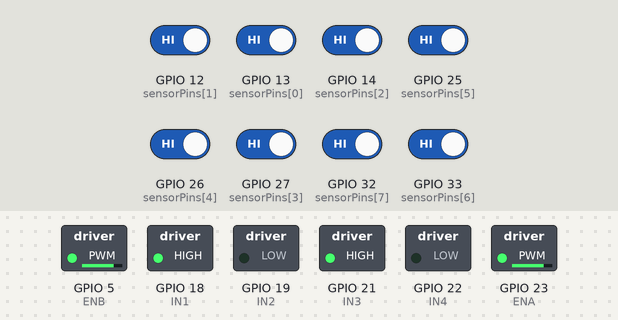
A sketch run on a simulated ESP32. On the bench: switched loads named in the sketch (green lamp = pin HIGH). The test bench sets the inputs (shaded band); at power-on: GPIO 12 (sensorPins[1]), GPIO 13 (sensorPins[0]), GPIO 14 (sensorPins[2]), GPIO 25 (sensorPins[5]), GPIO 26 (sensorPins[4]), GPIO 27 (sensorPins[3]), GPIO 32 (sensorPins[7]), GPIO 33 (sensorPins[6]) HIGH.

Above: at 1.2 s.
1.3 s: GPIO 12 (sensorPins[1]) driven LOW
At 2.2 s:
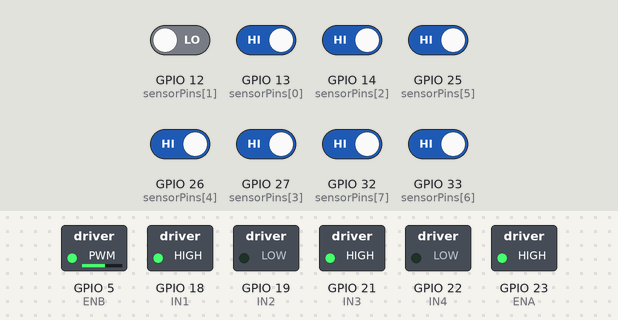
2.8 s: GPIO 25 (sensorPins[5]) driven LOW
At 3.4 s:
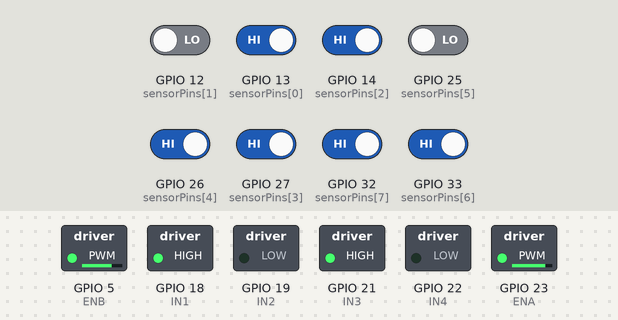
4.3 s: GPIO 13 (sensorPins[0]) driven LOW
At 5.5 s:
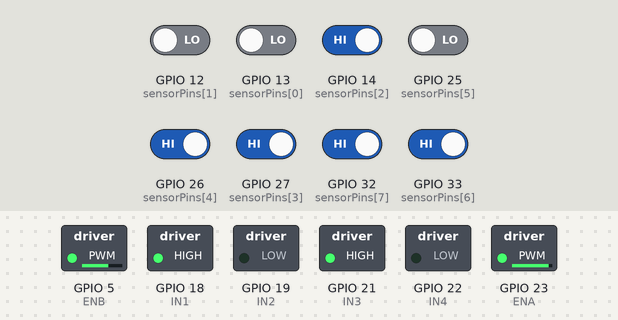
5.8 s: GPIO 26 (sensorPins[4]) driven LOW
At 6.9 s:
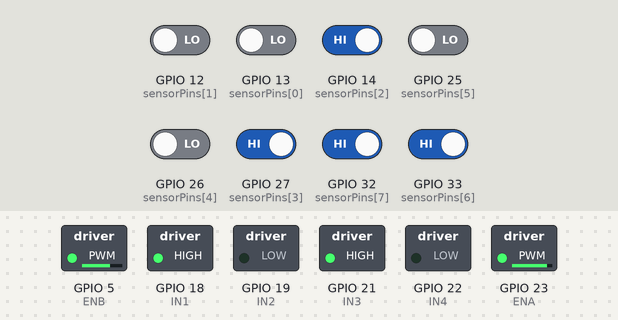
7.3 s: GPIO 14 (sensorPins[2]) driven LOW
At 8.0 s:
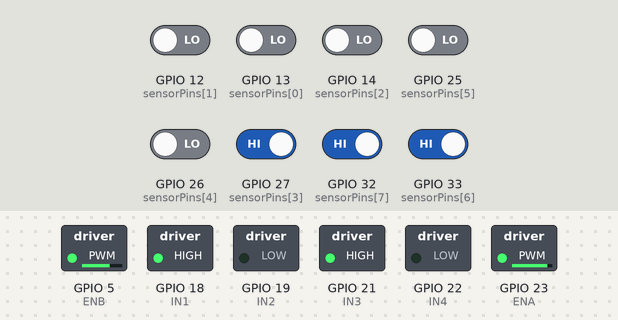
8.8 s: GPIO 27 (sensorPins[3]) driven LOW
At 9.1 s:
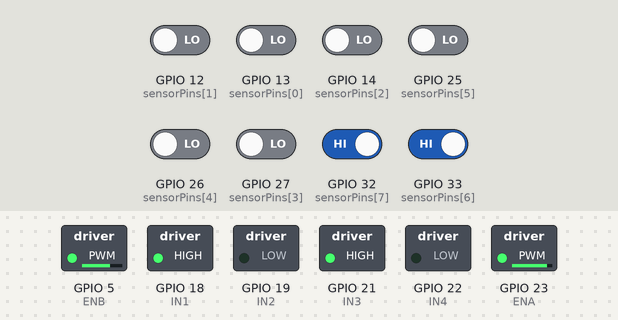
Timing chart, 0 to 11.3 s (numbered marks = the images above; inputs shaded):
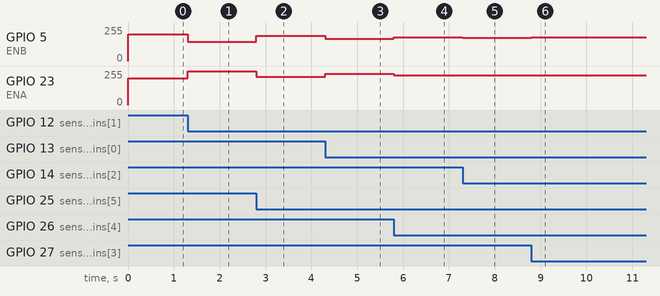

Measured:
- after the input at 1.3 s, GPIO 5 (ENB): 200/255 → 145/255 at once; GPIO 23 (ENA): 200/255 → 255/255 at once
- after the input at 2.8 s, GPIO 5 (ENB): 145/255 → 189/255 at once; GPIO 23 (ENA): 255/255 → 211/255 at once
- after the input at 4.3 s, GPIO 5 (ENB): 189/255 → 167/255 at once; GPIO 23 (ENA): 211/255 → 233/255 at once
- after the input at 5.8 s, GPIO 5 (ENB): 167/255 → 178/255 at once; GPIO 23 (ENA): 233/255 → 222/255 at once
- after the input at 7.3 s, GPIO 5 (ENB): 178/255 → 176/255 at once; GPIO 23 (ENA): 222/255 → 224/255 at once
- after the input at 8.8 s, GPIO 5 (ENB): 176/255 → 178/255 at once; GPIO 23 (ENA): 224/255 → 222/255 at once

The sketch:

ESP32_LFR_RLS08.ino
```cpp
/*
ESP32 Line Follower Robot
RLS08 + L298N
Pins:
ENA23 IN1 18 IN2 19
IN3 21 IN4 22 ENB5
Sensors:13,12,14,27,26,25,33,32
*/
const int ENA=23,IN1=18,IN2=19,IN3=21,IN4=22,ENB=5;
const int sensorPins[8]={13,12,14,27,26,25,33,32};
int weights[8]={-350,-250,-150,-50,50,150,250,350};
int baseSpeed=200,lastError=0;
float Kp=0.22,Kd=0.18;
void setup(){
Serial.begin(115200);
pinMode(ENA,OUTPUT);pinMode(ENB,OUTPUT);
pinMode(IN1,OUTPUT);pinMode(IN2,OUTPUT);
pinMode(IN3,OUTPUT);pinMode(IN4,OUTPUT);
for(int i=0;i<8;i++)pinMode(sensorPins[i],INPUT);
digitalWrite(IN1,HIGH);digitalWrite(IN2,LOW);
digitalWrite(IN3,HIGH);digitalWrite(IN4,LOW);
}
void loop(){
int sum=0,count=0;
for(int i=0;i<8;i++){
 if(digitalRead(sensorPins[i])==0){sum+=weights[i];count++;}
}
int error=(count==0)?lastError:sum/count;
int corr=(int)(Kp*error+Kd*(error-lastError));
lastError=error;
int left=constrain(baseSpeed-corr,0,255);
int right=constrain(baseSpeed+corr,0,255);
analogWrite(ENA,left);
analogWrite(ENB,right);
}
```
